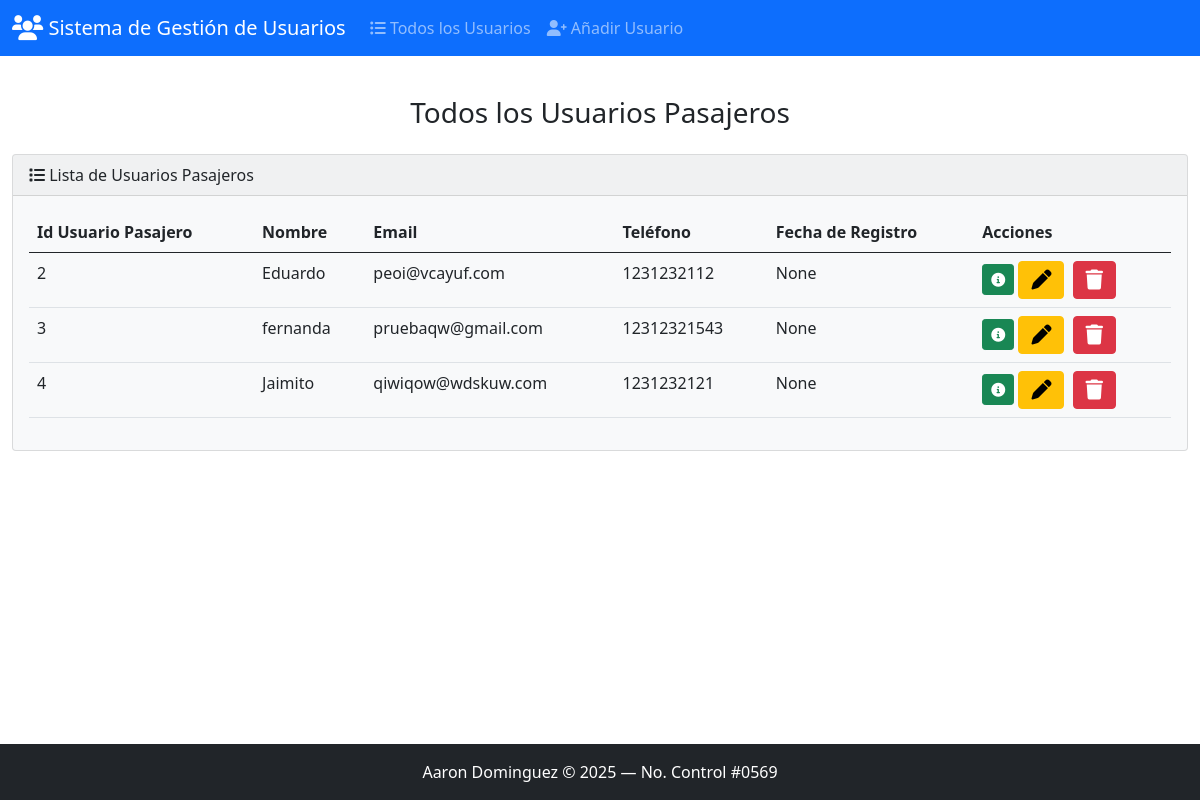
The page / on the database its author committed.
### usuario_pasajero/models.py (models this page shows, shortened)
class UsuarioPasajero(models.Model):
    id_usuario_pasajero = models.AutoField(primary_key=True)
    nombre = models.CharField(max_length=255)
    email = models.CharField(unique=True, max_length=255)
    telefono = models.CharField(max_length=20, blank=True, null=True)
    fecha_registro = models.DateField()

### usuario_pasajero/views.py (the view)
# urls.py: path('',views.index,name='index'),
def index(request):
    return render(request, 'usuario_pasajero/index.html', { # CAMBIADO AQUÍ
        'usuarios': UsuarioPasajero.objects.all()
    })

### usuario_pasajero/templates/usuario_pasajero/index.html (shortened to what this page needs)
{% extends "usuario_pasajero/base.html" %}
{% block body %}
<h3 class="m-4 text-center">Todos los Usuarios Pasajeros</h3>
{% if usuarios %}
<div class="row">
    <div class="col-12">
        <div class="card bg-light mb-4">
            <div class="card-header">
                <i class="fa-solid fa-list"></i> Lista de Usuarios Pasajeros
            </div>
            <div class="card-body table-responsive">
                <table class="table table-hover">
                    <thead>
                        <tr>
                            <th>Id Usuario Pasajero</th>
                            <th>Nombre</th>
                            <th>Email</th>
                            <th>Teléfono</th>
                            <th>Fecha de Registro</th>
                            <th>Acciones</th>
                        </tr>
                    </thead>
                    <tbody>
                        {% for usuario in usuarios %}
                        <tr>
                            <td>{{ usuario.id_usuario_pasajero }}</td>
                            <td>{{ usuario.nombre }}</td>
                            <td>{{ usuario.email }}</td>
                            <td>{{ usuario.telefono }}</td>
                            <td>{{ usuario.fecha_registro }}</td>
                            <td>
                                <button class="btn btn-success btn-sm" data-bs-toggle="modal" data-bs-target="#modal{{ usuario.id_usuario_pasajero }}">
                                    <i class="fa-solid fa-circle-info"></i>
                                </button>
                                <a class="btn btn-warning me-1" href="{% url 'usuario_pasajero:edit' usuario.id_usuario_pasajero %}">
                                    <i class="fa-solid fa-pen fa-lg"></i>
                                </a>
                                <button type="button" class="btn btn-danger" data-bs-toggle="modal" data-bs-target="#borrar{{ usuario.id_usuario_pasajero }}">
                                    <i class="fa-solid fa-trash fa-lg"></i>
                                </button>
                            </td>
                        </tr>
                        {% endfor %}
                    </tbody>
                </table>
            </div>
        </div>
    </div>
</div>
{% else %}
<div class="alert alert-warning text-center">No hay usuarios pasajeros registrados.</div>
{% endif %}
{% endblock %}

### usuario_pasajero/templates/usuario_pasajero/base.html (shortened to what this page needs)
<!DOCTYPE html>
<html lang="es">
<head>
    <link href="https://cdn.jsdelivr.net/npm/bootstrap@5.0.2/dist/css/bootstrap.min.css" rel="stylesheet">
    <link rel="stylesheet" href="https://cdnjs.cloudflare.com/ajax/libs/font-awesome/6.0.0/css/all.min.css">
</head>
<body class="d-flex flex-column min-vh-100">
<nav class="navbar navbar-expand-lg navbar-dark bg-primary">
    <div class="container-fluid">
        <a class="navbar-brand" href="{% url 'usuario_pasajero:index' %}">
            <i class="fa-solid fa-users fa-lg"></i> Sistema de Gestión de Usuarios
        </a>
        <div class="collapse navbar-collapse" id="navbarColor02">
            <ul class="navbar-nav me-auto">
                <li class="nav-item">
                    <a class="nav-link" href="{% url 'usuario_pasajero:index' %}"><i class="fa-solid fa-list-ul"></i> Todos los Usuarios</a>
                </li>
                <li class="nav-item">
                    <a class="nav-link" href="{% url 'usuario_pasajero:add' %}"><i class="fa-solid fa-user-plus"></i> Añadir Usuario</a>
                </li>
            </ul>
        </div>
    </div>
</nav>
<div class="container-fluid mt-3">
    {% block body %}{% endblock %}
</div>
<footer class="mt-auto py-3 bg-dark text-white text-center">
    Aaron Dominguez &copy; <script>document.write(new Date().getFullYear())</script> — No. Control #0569
</footer>
</body>
</html>

### rows shown on the page
UsuarioPasajero: id_usuario_pasajero "2", nombre "Eduardo", email "peoi@vcayuf.com", telefono "1231232112", fecha_registro "None"
UsuarioPasajero: id_usuario_pasajero "3", nombre "fernanda", email "pruebaqw@gmail.com", telefono "12312321543", fecha_registro "None"
UsuarioPasajero: id_usuario_pasajero "4", nombre "Jaimito", email "qiwiqow@wdskuw.com", telefono "1231232121", fecha_registro "None"
